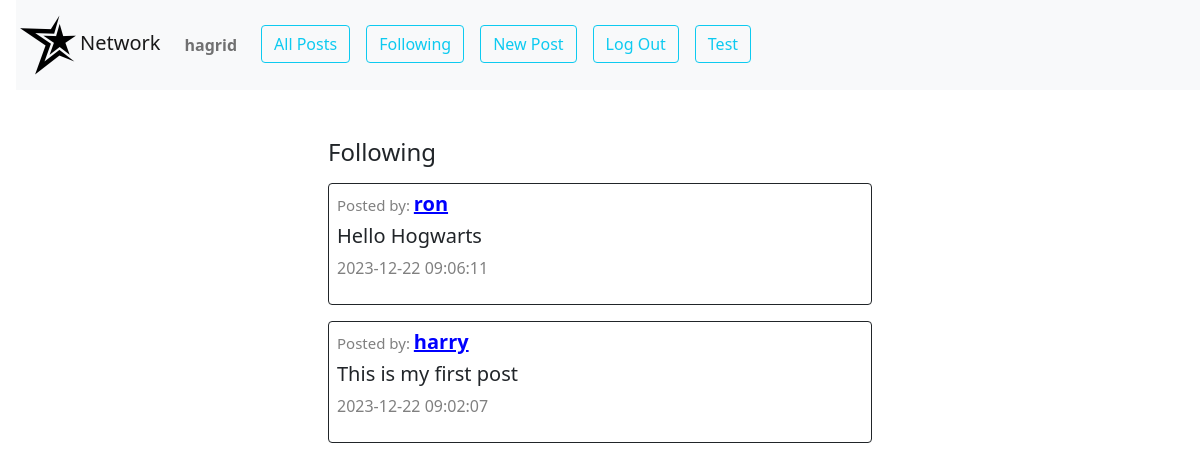
The app's page /following (signed in) with its own data.
### app.py (models this page shows, shortened)
class Users(db.Model):
    __tablename__ = "users"
    id = db.Column(db.Integer, primary_key=True)
    username = db.Column(db.String(80), unique=True, nullable=False)
    hash = db.Column(db.String(200),nullable=False)
    email = db.Column(db.String(120), unique=True, nullable=False)
    first_name=db.Column(db.String(80), nullable=True)
    last_name=db.Column(db.String(80), nullable=True)
    profile_pic_addr=db.Column(db.String(200), nullable=True)
    user_posts=db.relationship('Posts',backref='owner',lazy='dynamic')
    followers = db.relationship('Users',
                                secondary = follow,
                                primaryjoin = (follow.c.following_id == id),
                                secondaryjoin = (follow.c.follower_id == id),
                                backref = 'following'
                                )

class Posts(db.Model):
    __tablename__ = "posts"
    id = db.Column(db.Integer, primary_key=True)
    content = db.Column(db.String(150), nullable=False)
    created_at = db.Column(db.DateTime(timezone=True), server_default=db.func.current_timestamp())
    person_id = db.Column(db.Integer, db.ForeignKey('users.id'),nullable=False)
    likes=db.Column(db.Integer,default=0)

### app.py (the view)
@app.route("/following", methods=["GET", "POST"])
@login_required
def following():
    user_id=session.get("user_id")
    current_user=Users.query.filter_by(id=user_id).first()
    following=[user.id for user in current_user.following]
    posts=Posts.query.filter(Posts.person_id.in_(following)).order_by(Posts.created_at.desc()).all()
    return render_template("following.html",posts=posts,user_id=user_id,current_user=current_user)

### app.py (called while the page is built)
@app.after_request
def after_request(response):
    response.headers["Cache-Control"] = "no-cache, no-store, must-revalidate"
    response.headers["Expires"] = 0
    response.headers["Pragma"] = "no-cache"
    return response

### helpers.py (called while the page is built)
def login_required(f):
    @wraps(f)
    def decorated_function(*args, **kwargs):
        if session.get("user_id") is None:
            return redirect("/login")
        return f(*args, **kwargs)
    return decorated_function

### templates/following.html (shortened to what this page needs)
{% extends "layout.html" %}
{% block body %}
<div >
    <div id="post-view" class="container-fluid py-5  w-50">
        <h4 class="ms-3">Following</h4>
        {% for item in posts%}
        <div class="border border-dark m-3 p-2 rounded">
           <h5><span style='color:grey;font-size:15px;'>Posted by: </span><a style="font-weight: bold;color: blue;" href="/profile/{{item.owner.id}}">{{item.owner.username}}</a></h5>
           <h5 class="mt-2">{{item.content}}</h5>
           <p><span style='color:grey;'>{{item.created_at}}</span></p>
        </div>
        {%endfor%}
    </div>
</div>
{% endblock %}

### templates/layout.html (shortened to what this page needs)
<!DOCTYPE html>
<html lang="en">
	<head>
		<link href="/static/styles.css" rel="stylesheet" />
		<link
			href="https://cdn.jsdelivr.net/npm/bootstrap@5.0.2/dist/css/bootstrap.min.css"
			rel="stylesheet"
 />
		<link
			rel="stylesheet"
			href="https://cdnjs.cloudflare.com/ajax/libs/font-awesome/4.7.0/css/font-awesome.min.css" />
	</head>
	<body>
		<nav class="navbar navbar-expand-lg navbar-light bg-light ms-3">
			<a class="navbar-brand" id="network" href="/"
				><img src="/static/favicon.ico" alt="" />Network</a
			>
			<div>
				<ul class="navbar-nav mr-auto">
					<li class="nav-item">
						{% if current_user %}
						<a class="nav-link me-3" id="username" href="/profile/{{current_user.id}}"
							><strong>{{current_user.username}}</strong></a
						>
						{%else%}
						<a class="nav-link me-3" id="username"><strong>Guest</strong></a>
						{%endif%}
					</li>
					<li class="nav-item">
						<a class="btn btn-outline-info me-3" href="/" id="allpost"
							>All Posts</a
						>
					</li>
					{% if current_user %}
					<li class="nav-item">
						<a class="btn btn-outline-info me-3" href="/following" id="follow"
							>Following</a
						>
					</li>
					<li class="nav-item" id="newpost">
						<a class="btn btn-outline-info me-3" href="/newpost" id="newpost"
							>New Post</a
						>
					</li>
					<li class="nav-item">
						<a class="btn btn-outline-info me-3" href="/logout">Log Out</a>
					</li>
					{%endif%}
					<li class="nav-item">
						<a class="btn btn-outline-info me-3" href="/test">Test</a>
					</li>
				</ul>
			</div>
		</nav>
		<div class="body">
			 {% block body %} {% endblock %}
		</div>
	</body>
</html>

### records on screen
Users: username "hagrid"
Posts: owner.username "ron", content "Hello Hogwarts", created_at "2023-12-22 09:06:11"
Posts: owner.username "harry", content "This is my first post", created_at "2023-12-22 09:02:07"
